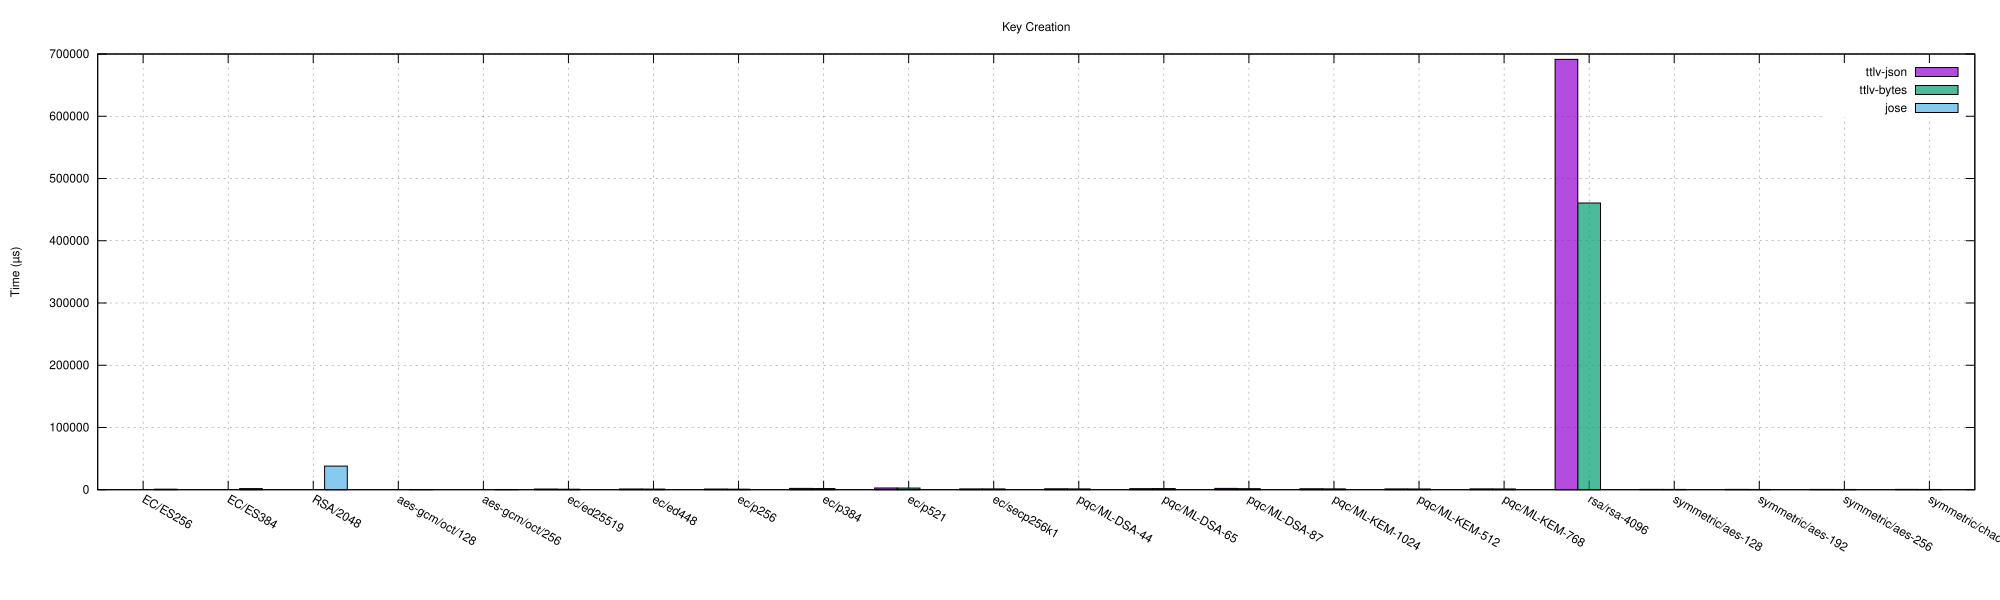

This figure's gnuplot source:
set terminal svg size 2000,600 enhanced font 'Helvetica,12'
set output 'key_creation.svg'
set title 'Key Creation'
set grid
set ylabel 'Time (µs)'
set style data boxes
set style fill solid 0.7 border -1
set boxwidth 0.267
set grid ytics
set key top right
set xtics rotate by -30
set xtics ("EC/ES256" 0, "EC/ES384" 1, "RSA/2048" 2, "aes-gcm/oct/128" 3, "aes-gcm/oct/256" 4, "ec/ed25519" 5, "ec/ed448" 6, "ec/p256" 7, "ec/p384" 8, "ec/p521" 9, "ec/secp256k1" 10, "pqc/ML-DSA-44" 11, "pqc/ML-DSA-65" 12, "pqc/ML-DSA-87" 13, "pqc/ML-KEM-1024" 14, "pqc/ML-KEM-512" 15, "pqc/ML-KEM-768" 16, "rsa/rsa-4096" 17, "symmetric/aes-128" 18, "symmetric/aes-192" 19, "symmetric/aes-256" 20, "symmetric/chacha20-256" 21)
plot 'key_creation.dat' using ($1+-0.267):2 with boxes lw 1 title 'ttlv-json', \
     'key_creation.dat' using ($1+0.000):3 with boxes lw 1 title 'ttlv-bytes', \
     'key_creation.dat' using ($1+0.267):4 with boxes lw 1 title 'jose'
